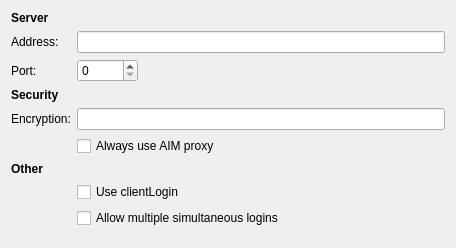
<?xml version="1.0" encoding="UTF-8"?>
<ui version="4.0">
 <class>AimServerSettingsWidget</class>
 <widget class="QWidget" name="AimServerSettingsWidget">
  <property name="geometry">
   <rect>
    <x>0</x>
    <y>0</y>
    <width>456</width>
    <height>248</height>
   </rect>
  </property>
  <property name="windowTitle">
   <string>Advanced Options</string>
  </property>
  <layout class="QFormLayout" name="formLayout">
   <property name="sizeConstraint">
    <enum>QLayout::SetMinimumSize</enum>
   </property>
   <property name="fieldGrowthPolicy">
    <enum>QFormLayout::AllNonFixedFieldsGrow</enum>
   </property>
   <item row="0" column="0">
    <widget class="QLabel" name="serverHeadlineLabel">
     <property name="sizePolicy">
      <sizepolicy hsizetype="Maximum" vsizetype="Fixed">
       <horstretch>0</horstretch>
       <verstretch>0</verstretch>
      </sizepolicy>
     </property>
     <property name="text">
      <string>&lt;b&gt;Server&lt;/b&gt;</string>
     </property>
    </widget>
   </item>
   <item row="1" column="0">
    <widget class="QLabel" name="serverAddressLabel">
     <property name="text">
      <string>Address:</string>
     </property>
    </widget>
   </item>
   <item row="1" column="1">
    <widget class="KLineEdit" name="serverAddress"/>
   </item>
   <item row="2" column="0">
    <widget class="QLabel" name="serverPortLabel">
     <property name="text">
      <string>Port:</string>
     </property>
    </widget>
   </item>
   <item row="2" column="1">
    <widget class="KIntSpinBox" name="serverPort">
     <property name="sizePolicy">
      <sizepolicy hsizetype="Fixed" vsizetype="Fixed">
       <horstretch>0</horstretch>
       <verstretch>0</verstretch>
      </sizepolicy>
     </property>
     <property name="maximum">
      <number>65535</number>
     </property>
    </widget>
   </item>
   <item row="3" column="0">
    <widget class="QLabel" name="transferHeadlineLabel">
     <property name="sizePolicy">
      <sizepolicy hsizetype="Maximum" vsizetype="Fixed">
       <horstretch>0</horstretch>
       <verstretch>0</verstretch>
      </sizepolicy>
     </property>
     <property name="text">
      <string>&lt;b&gt;Security&lt;/b&gt;</string>
     </property>
    </widget>
   </item>
   <item row="4" column="0">
    <widget class="QLabel" name="encryptionLabel">
     <property name="text">
      <string>Encryption:</string>
     </property>
    </widget>
   </item>
   <item row="4" column="1">
    <widget class="KLineEdit" name="encryption"/>
   </item>
   <item row="5" column="1">
    <widget class="QCheckBox" name="rvProxy">
     <property name="text">
      <string>Always use AIM proxy</string>
     </property>
     <property name="tristate">
      <bool>false</bool>
     </property>
    </widget>
   </item>
   <item row="6" column="0">
    <widget class="QLabel" name="otherHeadlineLabel">
     <property name="sizePolicy">
      <sizepolicy hsizetype="Maximum" vsizetype="Fixed">
       <horstretch>0</horstretch>
       <verstretch>0</verstretch>
      </sizepolicy>
     </property>
     <property name="text">
      <string>&lt;b&gt;Other&lt;/b&gt;</string>
     </property>
    </widget>
   </item>
   <item row="7" column="1">
    <widget class="QCheckBox" name="clientLogin">
     <property name="text">
      <string>Use clientLogin</string>
     </property>
    </widget>
   </item>
   <item row="8" column="1">
    <widget class="QCheckBox" name="multipleLogins">
     <property name="text">
      <string>Allow multiple simultaneous logins</string>
     </property>
    </widget>
   </item>
  </layout>
 </widget>
 <customwidgets>
  <customwidget>
   <class>KIntSpinBox</class>
   <extends>QSpinBox</extends>
   <header>knuminput.h</header>
  </customwidget>
  <customwidget>
   <class>KLineEdit</class>
   <extends>QLineEdit</extends>
   <header>klineedit.h</header>
  </customwidget>
 </customwidgets>
 <resources/>
 <connections/>
</ui>
